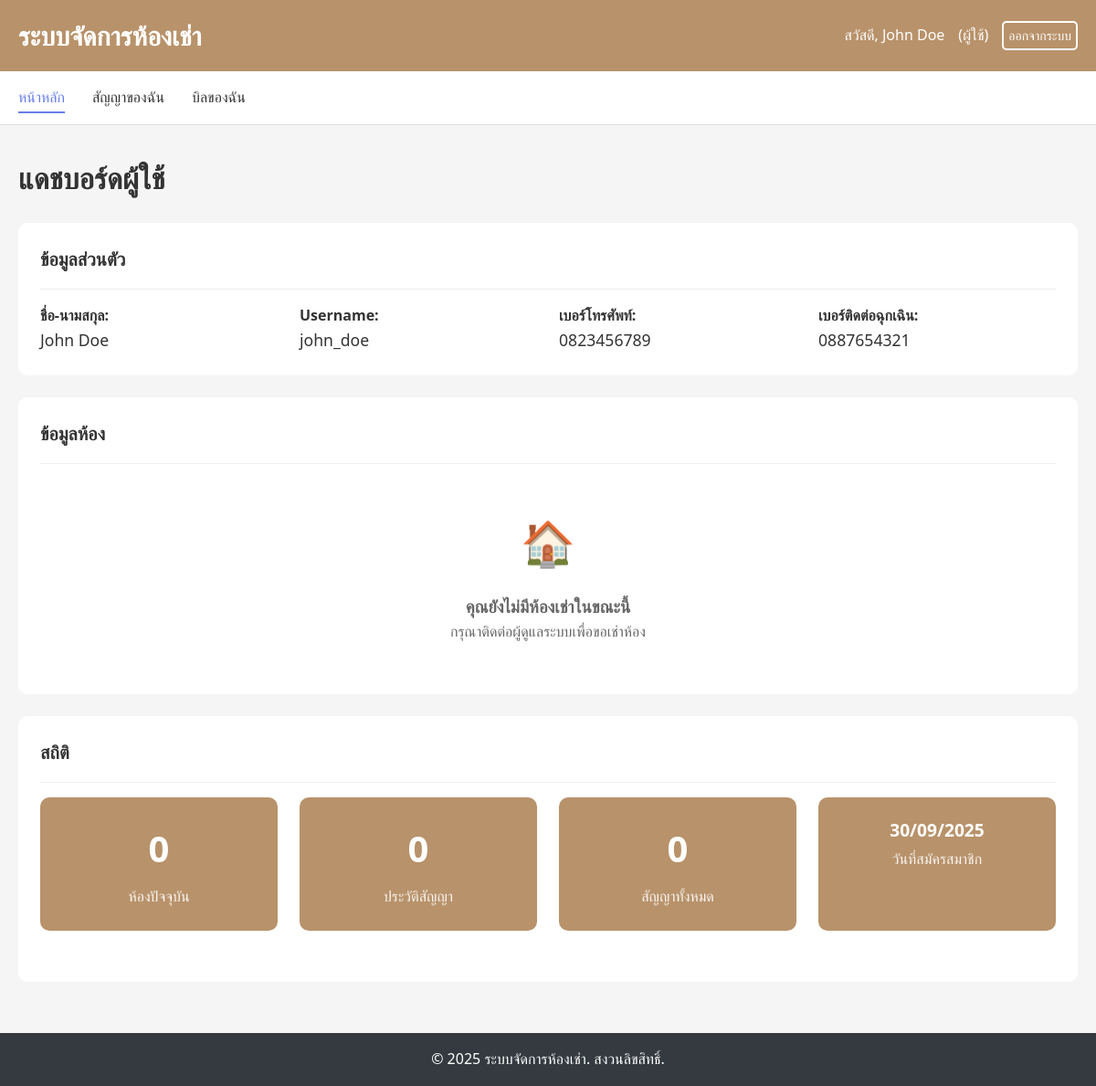
The app's page /pages/user/dashboard.php (signed in) with its own data.
### tables this page shows
CREATE TABLE users (
    user_id INT AUTO_INCREMENT PRIMARY KEY,
    username VARCHAR(100) NOT NULL UNIQUE,
    password VARCHAR(255) NOT NULL,
    role ENUM('admin', 'user') DEFAULT 'user',
    first_name VARCHAR(100) NOT NULL,
    last_name VARCHAR(100) NOT NULL,
    phone VARCHAR(20),
    emergency_contact VARCHAR(20),
    status ENUM('active', 'inactive') DEFAULT 'active',
    has_room BOOLEAN DEFAULT FALSE,
    created_at TIMESTAMP DEFAULT CURRENT_TIMESTAMP,
    updated_at TIMESTAMP DEFAULT CURRENT_TIMESTAMP ON UPDATE CURRENT_TIMESTAMP
);

### includes/config.php (called while the page is built, shortened)
<?php
function h($string) {
    return htmlspecialchars($string, ENT_QUOTES, 'UTF-8');
}
function formatDate($date) {
    return date('d/m/Y', strtotime($date));
}
?>

### pages/user/dashboard.php (the view, shortened to what this page needs)
<?php
require_once '../../includes/config.php';
$user_id = $_SESSION['user_id'];
try {
    $stmt = $pdo->prepare("SELECT * FROM users WHERE user_id = ?");
    $stmt->execute([$user_id]);
    $user_info = $stmt->fetch();
    $stmt = $pdo->prepare("
        SELECT c.*,
               CONCAT(z.zone_name, '-', r.room_number) as room_name,
               r.water_rate, r.electricity_rate
        FROM contracts c
        JOIN rooms r ON c.room_id = r.room_id
        JOIN zones z ON r.zone_id = z.zone_id
        WHERE c.user_id = ? AND c.status = 'active'
        ORDER BY c.created_at DESC
        LIMIT 1
    ");
    $stmt->execute([$user_id]);
    $current_contract = $stmt->fetch();
    $stmt = $pdo->prepare("
        SELECT c.*,
               CONCAT(z.zone_name, '-', r.room_number) as room_name
        FROM contracts c
        JOIN rooms r ON c.room_id = r.room_id
        JOIN zones z ON r.zone_id = z.zone_id
        WHERE c.user_id = ? AND c.status IN ('expired', 'terminated')
        ORDER BY c.created_at DESC
    ");
    $stmt->execute([$user_id]);
    $contract_history = $stmt->fetchAll();
} catch (PDOException $e) {
    $error_message = 'เกิดข้อผิดพลาดในการโหลดข้อมูล: ' . $e->getMessage();
}
require_once '../../includes/header.php';
?>
<h1 class="page-title">แดชบอร์ดผู้ใช้</h1>
<div class="card">
    <div class="card-header">
        <h2 class="card-title">ข้อมูลส่วนตัว</h2>
    </div>
    <div style="display: grid; grid-template-columns: repeat(auto-fit, minmax(250px, 1fr)); gap: 1.5rem;">
        <div>
            <strong>ชื่อ-นามสกุล:</strong><br>
            <span style="font-size: 1.1rem;"><?php echo h($user_info['first_name'] . ' ' . $user_info['last_name']); ?></span>
        </div>
        <div>
            <strong>Username:</strong><br>
            <span style="font-size: 1.1rem;"><?php echo h($user_info['username']); ?></span>
        </div>
        <div>
            <strong>เบอร์โทรศัพท์:</strong><br>
            <span style="font-size: 1.1rem;"><?php echo h($user_info['phone']) ?: '-'; ?></span>
        </div>
        <div>
            <strong>เบอร์ติดต่อฉุกเฉิน:</strong><br>
            <span style="font-size: 1.1rem;"><?php echo h($user_info['emergency_contact']) ?: '-'; ?></span>
        </div>
    </div>
</div>
<?php if ($current_contract): ?>
<div class="card">
    <div class="card-header">
        <h2 class="card-title">ข้อมูลห้องปัจจุบัน</h2>
    </div>
    <div style="display: grid; grid-template-columns: repeat(auto-fit, minmax(250px, 1fr)); gap: 1.5rem; margin-bottom: 1.5rem;">
        <div>
            <strong>ห้อง:</strong><br>
            <span style="font-size: 1.2rem; font-weight: 600; color: #667eea;"><?php echo h($current_contract['room_name']); ?></span>
        </div>
        <div>
            <strong>ค่าเช่า:</strong><br>
            <span style="font-size: 1.2rem; font-weight: 600; color: #28a745;"><?php echo formatMoney($current_contract['rental_price']); ?></span>
        </div>
        <div>
            <strong>ค่าน้ำ:</strong><br>
            <span style="font-size: 1.1rem;"><?php echo formatMoney($current_contract['water_rate']); ?> ต่อหน่วย</span>
        </div>
        <div>
            <strong>ค่าไฟ:</strong><br>
            <span style="font-size: 1.1rem;"><?php echo formatMoney($current_contract['electricity_rate']); ?> ต่อหน่วย</span>
        </div>
    </div>
    <div style="display: grid; grid-template-columns: repeat(auto-fit, minmax(200px, 1fr)); gap: 1.5rem;">
        <div>
            <strong>วันเริ่มสัญญา:</strong><br>
            <span style="font-size: 1.1rem;"><?php echo formatDate($current_contract['start_date']); ?></span>
        </div>
        <div>
            <strong>วันสิ้นสุดสัญญา:</strong><br>
            <span style="font-size: 1.1rem;">
                <?php
                echo formatDate($current_contract['end_date']);
                $days_left = (strtotime($current_contract['end_date']) - strtotime('today')) / (60 * 60 * 24);
                if ($days_left > 0) {
                    echo '<br><small style="color: #666;">(อีก ' . ceil($days_left) . ' วัน)</small>';
                } else {
                    echo '<br><small style="color: red; font-weight: bold;">(หมดอายุแล้ว)</small>';
                }
                ?>
            </span>
        </div>
        <div>
            <strong>สัญญาเลขที่:</strong><br>
            <span style="font-size: 1.1rem;">C<?php echo str_pad($current_contract['contract_id'], 4, '0', STR_PAD_LEFT); ?></span>
        </div>
        <div>
            <strong>วันที่ทำสัญญา:</strong><br>
            <span style="font-size: 1.1rem;"><?php echo formatDate($current_contract['created_at']); ?></span>
        </div>
    </div>
    <?php if (!empty($current_contract['contract_terms'])): ?>
    <div style="margin-top: 1.5rem; padding-top: 1.5rem; border-top: 1px solid #eee;">
        <strong>ข้อกำหนดสัญญา:</strong>
        <div style="background: #f8f9fa; padding: 1rem; border-radius: 5px; margin-top: 0.5rem; white-space: pre-wrap;">
            <?php echo h($current_contract['contract_terms']); ?>
        </div>
    </div>
    <?php endif; ?>
</div>
<?php else: ?>
<div class="card">
    <div class="card-header">
        <h2 class="card-title">ข้อมูลห้อง</h2>
    </div>
    <div style="text-align: center; padding: 2rem; color: #666;">
        <div style="font-size: 3rem; margin-bottom: 1rem;">🏠</div>
        <h3>คุณยังไม่มีห้องเช่าในขณะนี้</h3>
        <p>กรุณาติดต่อผู้ดูแลระบบเพื่อขอเช่าห้อง</p>
    </div>
</div>
<?php endif; ?>
<div class="card">
    <div class="card-header">
        <h2 class="card-title">สถิติ</h2>
    </div>
    <div class="stats-grid">
        <div class="stat-card">
            <div class="stat-number"><?php echo $current_contract ? '1' : '0'; ?></div>
            <div class="stat-label">ห้องปัจจุบัน</div>
        </div>
        <div class="stat-card">
            <div class="stat-number"><?php echo count($contract_history); ?></div>
            <div class="stat-label">ประวัติสัญญา</div>
        </div>
        <div class="stat-card">
            <div class="stat-number">
                <?php
                $total_contracts = count($contract_history) + ($current_contract ? 1 : 0);
                echo $total_contracts;
                ?>
            </div>
            <div class="stat-label">สัญญาทั้งหมด</div>
        </div>
        <div class="stat-card">
            <div class="stat-number">
                <?php
                echo formatDate($user_info['created_at']);
                ?>
            </div>
            <div class="stat-label">วันที่สมัครสมาชิก</div>
        </div>
    </div>
</div>
<?php require_once '../../includes/footer.php'; ?>

### assets/css/style.css (style rules this page uses)
* { margin: 0; padding: 0; box-sizing: border-box; }
body { font-family: "Segoe UI", Tahoma, Geneva, Verdana, sans-serif; background-color: #f5f5f5; color: #333; line-height: 1.6; }
.page-title { font-size: 2rem; font-weight: 700; margin-bottom: 1.5rem; color: #333; }
.card { background: white; border-radius: 10px; padding: 1.5rem; margin-bottom: 1.5rem; }
.card-header { border-bottom: 1px solid #eee; padding-bottom: 1rem; margin-bottom: 1rem; }
.card-title { font-size: 1.25rem; font-weight: 600; color: #333; }
.stats-grid { display: grid; grid-template-columns: repeat(auto-fit, minmax(250px, 1fr)); gap: 1.5rem; margin-bottom: 2rem; }
.stat-card { background: #b8926a; color: white; padding: 1.5rem; border-radius: 10px; text-align: center; }
.stat-number { font-size: 2.5rem; font-weight: 700; margin-bottom: 0.5rem; }
.stat-label { font-size: 1rem; opacity: 0.9; }

### pages/user/dashboard.php (style rules this page uses)
.stats-grid .stat-card:last-child .stat-number { font-size: 1.2rem; line-height: 1.2; }

### records on screen
users: first_name+last_name "John Doe", username "john_doe", phone "0823456789", emergency_contact "0887654321", created_at "30/09/2025"

### other values on screen
SITE_NAME "ระบบจัดการห้องเช่า"
$_SESSION['first_name'] . ' ' . $_SESSION['last_name'] "John Doe"
count($contract_history) "0"
$total_contracts "0"
